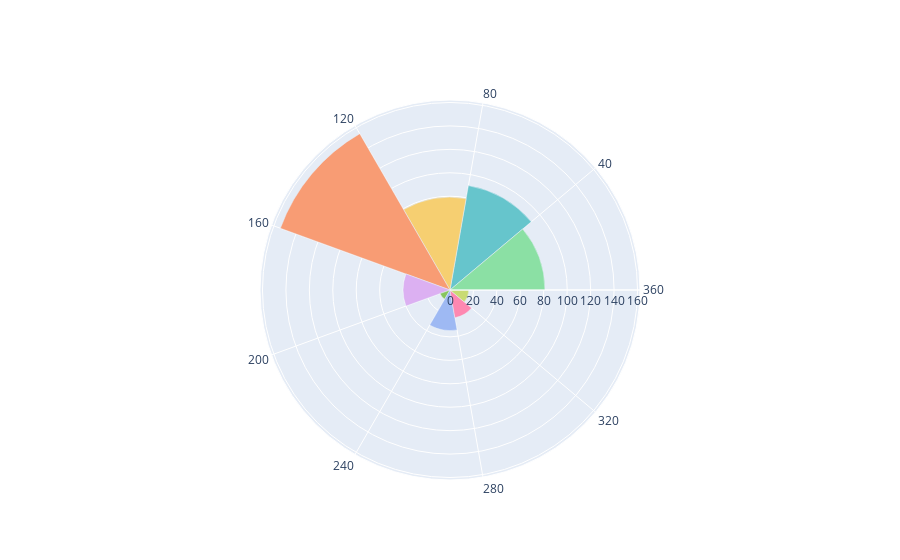

Notebook code for this chart:
### Code cell
angular_tickvals = [(i + 1) * 360 / num_slices for i in range(num_slices)]
fig.update_layout(polar_angularaxis_tickvals=angular_tickvals)
fig.show()

### Figure 1 — Plotly figure (JSON) as saved in the notebook; plotly's stock layout.template omitted (floating-point values rounded to 4 significant figures)
{"data": [{"marker": {"color": ["rgb(102, 197, 204)", "rgb(246, 207, 113)", "rgb(248, 156, 116)", "rgb(220, 176, 242)", "rgb(135, 197, 95)", "rgb(158, 185, 243)", "rgb(254, 136, 177)", "rgb(201, 219, 116)", "rgb(139, 224, 164)", "rgb(180, 151, 231)", "rgb(179, 179, 179)"]}, "r": [90.5, 79.2, 154, 40, 9, 34.6, 24, 16, 81], "theta": [60, 100, 140, 180, 220, 260, 300, 340, 380], "type": "barpolar", "width": [40, 40, 40, 40, 40, 40, 40, 40, 40]}], "layout": {"polar": {"angularaxis": {"tickvals": [40, 80, 120, 160, 200, 240, 280, 320, 360]}}}}
